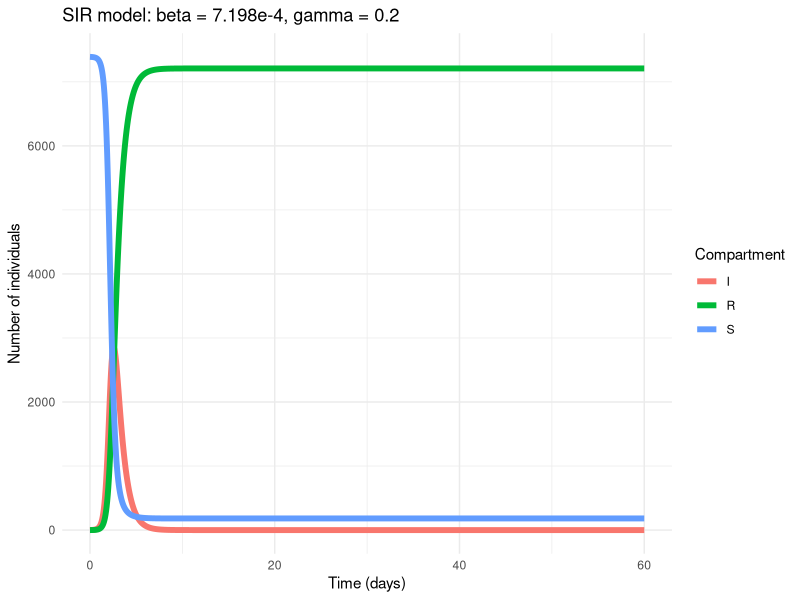

Generate this figure with R:
# load required libraries
library(ggplot2)
library(deSolve)
library(tidyverse)

# plot basic SIR model using only parameters determined from dataset

# set R0 value for zika
R_0 = 3.8

# define SIR model function
sir_model <- function(times, state, parameters) {
  
  with(as.list(c(state, parameters)), {
    
    N = S + I + R
    dS <- -beta * S * I
    dI <-  beta * S * I - gamma * I
    dR <-                 gamma * I
    
    return(list(c(dS, dI, dR)))
  })
}

# set initial conditions, parameters, sequence of time points for solving the model
init = c(S = 7390, I = 1, R = 0)
parameters = c(beta = (R_0*0.2*7)/7391, gamma = 7/5)
times = seq(0, 60, length.out=1000)

# solve the SIR model using initial conditions, parameters and time frame defined above
out = ode(y = init, times = times, func = sir_model, parms = parameters)
out = as.data.frame(out) # convert output to dataframe for easier manipulation

# convert output from wide to long format
out_long <- pivot_longer(out, cols = c(2,3,4))
# plot the SIR model from above
ggplot(out_long, aes(x=time, y=value, group=name, colour=name)) + geom_line(lwd=2) + theme_minimal() + xlab("Time (days)") + ylab("Number of individuals") +
  guides(colour=guide_legend(title="Compartment")) + ggtitle("SIR model: beta = 7.198e-4, gamma = 0.2")
